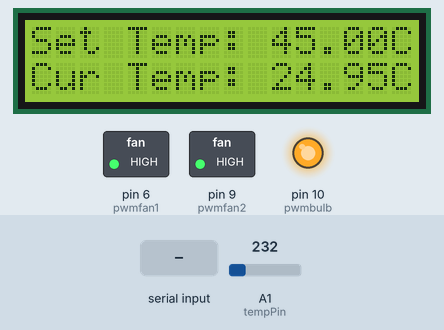
This sketch was run on a simulated Arduino Uno, built with avr-gcc and run on an emulated ATmega328P. Shown: 16×2 character LCD, switched loads named in the sketch (green lamp = pin HIGH), output pins drawn as LEDs (lit = HIGH). The test bench sets the inputs (shaded band); at power-on: A1 (tempPin) = 232. What the sketch prints to the serial monitor is not drawn.

Above: at 1.2 s.
1.3 s: "t90\n" received over Serial
At 3.8 s:
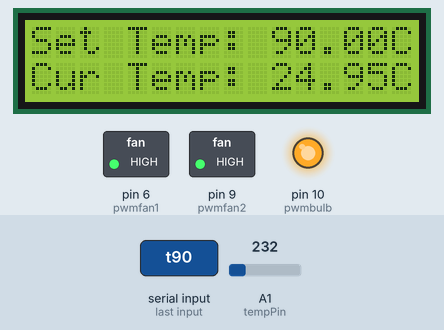
4.3 s: A1 (tempPin) set to 250
At 6.1 s:
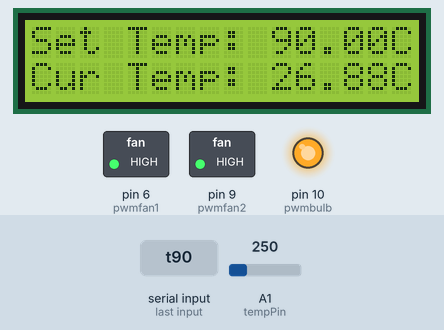
6.4 s: A1 (tempPin) set to 266
At 7.9 s:
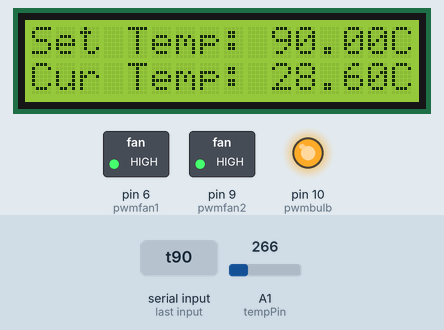
8.2 s: A1 (tempPin) set to 290
At 8.9 s:
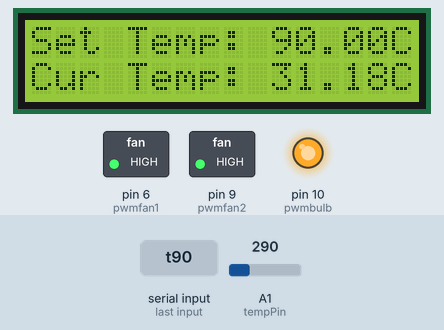
Timing chart, 0 to 11.0 s (numbered marks = the images above; inputs shaded):
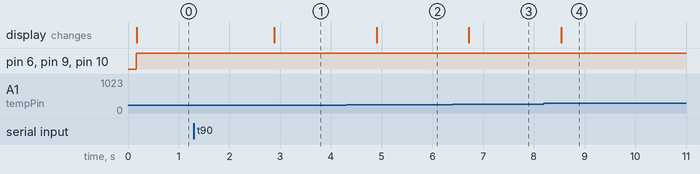

The sketch:

Version_2.ino
```cpp
// include the library code:
#include <LiquidCrystal.h>


// initialize the library by associating any needed LCD interface pin
// with the arduino pin number it is connected to
const int rs = 12, en = 11, d4 = 5, d5 = 4, d6 = 3, d7 = 2;
LiquidCrystal lcd(rs, en, d4, d5, d6, d7);


float tempC;
float tempF;
int pwmfan1 = 6;
int pwmfan2 = 9;

int pwmbulb = 10;

int reading;
float referenceVoltage;

int tempPin = 1; //Analog pin connected to LM35


int x=0;
int t=0;
int flag=0;
long long int userRead=0;
int tl=20;
int th=80;
int tcounter=0;
//int setTemp=(tl+th)/2;
float setTemp= 45;
//int inc=144;
//int dec=2192;
int logd=2640;

int logpin=A2;
int logcount=0;
int maxdata=500;
int data[500];
char rem = 0;
String tmp;
int tolerance=0;

void setup()
{

 Serial.begin(9600);
 analogReference(INTERNAL);
 referenceVoltage = 1.1;
   pinMode(pwmfan1, OUTPUT);
   pinMode(pwmfan2, OUTPUT);
  pinMode(pwmbulb, OUTPUT);
  pinMode(logpin, INPUT);

 setPwmFrequency(pwmbulb, 1024);
 //setPwmFrequency(pwmfan, 1024);
  Serial.begin(9600);

    lcd.begin(16, 2);
    lcd.setCursor(0,0);
    lcd.print("Set Temp: ");
    lcd.setCursor(0,1);
    lcd.print("Cur Temp: ");
  // Print a message to the LCD.

}

void loop()
{

  if (Serial.available()>0)
  {
    rem=Serial.read();
    if(rem=='t')
    {
      Serial.println("Enter required temperature: ");

 //     lcd.print("Enter required temperature: ");
     setTemp=0;
     while(setTemp==0)
     {
      tmp=Serial.readString();
      setTemp=tmp.toInt();

     }
           Serial.print("Set Temp: ");
      Serial.print(setTemp);
      lcd.setCursor(10,0);
      lcd.print(setTemp);
      delay(100);
    }
  }

  reading = 0;
  for(int i = 0; i < 10; i++)
  {
     reading += analogRead(tempPin);
     delay(10);
  }
    tempC =  (referenceVoltage * reading * 10) / 1023;
   if(tempC > setTemp+tolerance)
  {
      {
        analogWrite(pwmbulb,0);
      }
      /*
      int factor=155/(tempC-tl);
      int fx=100+((tempC-setTemp)*factor);*/
     {
      analogWrite(pwmfan1,0);
      analogWrite(pwmfan2,0);
     }


  }
  else if(tempC<setTemp-tolerance)
  {
    analogWrite(pwmfan1,255);
    analogWrite(pwmfan2,255);


      int factor=(155)/(th-tempC);
      int fx=100+((setTemp-tempC)*factor);

     if(setTemp-tempC<=1)
     {
     analogWrite(pwmbulb,((setTemp)-tempC)*100+155);
     }
     else
     {
      analogWrite(pwmbulb,255);
     }
  }

  // Convert to Fahrenheit
  tempF = (tempC * 9 / 5) + 32;
  Serial.print(tempC);
  lcd.setCursor(10,1);
  lcd.print(tempC);
  Serial.println(" C");
  lcd.println("C");
  Serial.print("setTemp");
  Serial.print(setTemp);
  lcd.setCursor(10,0);
  lcd.print(setTemp);
  Serial.print(" C\r");
  lcd.println("C");

  Serial.println(" ");
  lcd.display();
  delay(500);
 // lcd.noDisplay();
}
void setPwmFrequency(int pin, int divisor) {
  byte mode;
  if(pin == 5 || pin == 6 || pin == 9 || pin == 10) {
    switch(divisor) {
      case 1: mode = 0x01; break;
      case 8: mode = 0x02; break;
      case 64: mode = 0x03; break;
      case 256: mode = 0x04; break;
      case 1024: mode = 0x05; break;
      default: return;
    }
    if(pin == 5 || pin == 6) {
      TCCR0B = TCCR0B & 0b11111000 | mode;
    } else {
      TCCR1B = TCCR1B & 0b11111000 | mode;
    }
  } else if(pin == 3 || pin == 11) {
    switch(divisor) {
      case 1: mode = 0x01; break;
      case 8: mode = 0x02; break;
      case 32: mode = 0x03; break;
      case 64: mode = 0x04; break;
      case 128: mode = 0x05; break;
      case 256: mode = 0x06; break;
      case 1024: mode = 0x7; break;
      default: return;
    }
    TCCR2B = TCCR2B & 0b11111000 | mode;
  }

}
```

Measured:
- after the input at 1.3 s, the display: changes after 1.6 s (image 1)
- after the input at 4.3 s, the display: changes after 0.61 s (image 2)
- after the input at 6.4 s, the display: changes after 0.32 s (image 3)
- after the input at 8.2 s, the display: changes after 0.34 s (image 4)
